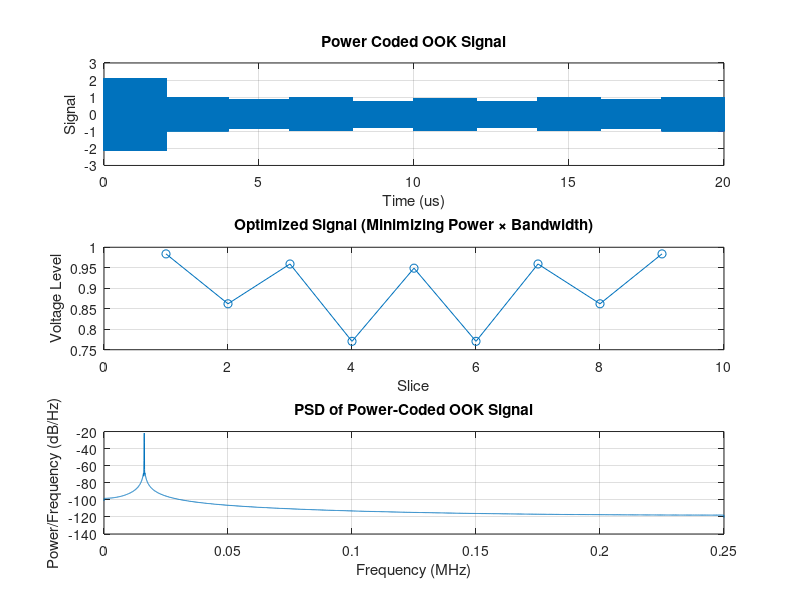

MATLAB code to generate this figure:
% Optimization Parameters
n = 9; % Length - 1 of signal vector
alpha = 1; % Weight for power term --> as alpha approaches 0, we get a flat plot at A
beta = 1; % Weight for bandwidth term --> as beta approaches 0, we get a whole variety of codes to test
A = 0.9; % Min average
B = 0.938; % Max average
v_min = 0; % Min voltage
v_max = 1; % Max voltage

% Construct first-difference matrix
e = ones(n,1);
D = spdiags([-e e], [0 1], n-1, n);
DtD = D' * D;

% Initialize v
rng(1); % for reproducibility
v = 0.5 + 0.1 * randn(n,1);
v = min(max(v, v_min), v_max);

% Gradient descent
max_iter = 5000;
step_size = 0.1;
tolerance = 1e-6;
decay = 0.995; % decay factor for learning rate

for iter = 1:max_iter
    % Compute terms
    v_norm_sq = (1/n) * (v' * v); % signal power
    d_norm_sq = (D * v)' * (D * v); % bandwidth

    % Avoid log(0)
    eps_reg = 1e-8;
    v_norm_sq = max(v_norm_sq, eps_reg);
    d_norm_sq = max(d_norm_sq, eps_reg);

    % Objective (optional for logging)
    obj = alpha * log(v_norm_sq) + beta * log(d_norm_sq);

    % Gradient of objective
    grad_v_power = (2*alpha/n) * v / v_norm_sq;
    grad_bw = 2 * beta * (DtD * v) / d_norm_sq;
    grad = grad_v_power + grad_bw;

    % Gradient descent step
    v_new = v - step_size * grad;

    % Clip to voltage range
    v_new = min(max(v_new, v_min), v_max);

    % Project mean constraint (rescale approach)
    avg_v = mean(v_new);
    if avg_v < A
        v_new = v_new * (A / avg_v);
    elseif avg_v > B
        v_new = v_new * (B / avg_v);
    end

    % Clip again in case rescaling exceeded bounds
    v_new = min(max(v_new, v_min), v_max);

    % Convergence check
    if norm(v_new - v) < tolerance
        fprintf('Converged in %d iterations.\n', iter);
        break;
    end

    % Update
    v = v_new;
    step_size = step_size * decay;
end

if iter == max_iter
    fprintf('Reached maximum iterations.\n');
end

% Final metrics
power = (1/n) * sum(v.^2);
bandwidth = sum((v(2:end) - v(1:end-1)).^2);
objective = alpha * log(power) + beta * log(bandwidth);

fprintf('Average voltage: %f (constraint [%f, %f])\n', mean(v), A, B);

% Notes:
% Almost all outputs are symmetric. Only when beta = 0 does the output lose its symmetry.

% Plot power spectral density (PSD) of sequence to determine noise bandwidth
Fc = 402e6;
T = 2e-6;
N = (length(v) + 1);
v1_multiplier = 1 / (1 - exp(-2 / 3.1));

Fs = 1 / T;
t = 0:1/Fs:2*N;
t = t(1 : end - 1);

% Extend voltage vector into something multiply-able with the OOK carrier
v_unit_extended = ones(1, floor(length(t) / (length(v) + 1)));
v_extended = [];
for i = 1:(length(v) + 1)
    if i == 1
        extension = v_unit_extended * v1_multiplier; 
        v_extended = [v_extended, extension];
    else
        extension = v_unit_extended * v(i - 1);
        v_extended = [v_extended, extension];
    end
end

carrier = sind(2 * pi * Fc .* t);
s = carrier .* v_extended;

% Compute PSD
[pxx, f] = pwelch(s, [], [], [], Fs);

% Compute Fourier transform of s
S = fft(s);
L = length(s);
f_fft = Fs * (0:(L-1))/L; % frequency vector for FFT
S_mag = abs(S)/L; % magnitude normalized

% Plot all figures on one figure using subplots
figure;

% Plot 1: Power-coded waveform
subplot(3, 1, 1);
plot(t, s);
xlabel('Time (us)');
ylabel('Signal');
title('Power Coded OOK Signal');
grid on;

% Plot 2: Optimized voltage configuration
subplot(3, 1, 2);
plot(v, '-o');
xlabel('Slice');
ylabel('Voltage Level');
title('Optimized Signal (Minimizing Power × Bandwidth)');
grid on;

% Plot 3: PSD of power-coded waveform
subplot(3, 1, 3);
plot(f/1e6, 10 * log10(pxx));
xlabel('Frequency (MHz)');
ylabel('Power/Frequency (dB/Hz)');
title('PSD of Power-Coded OOK Signal');
grid on;
